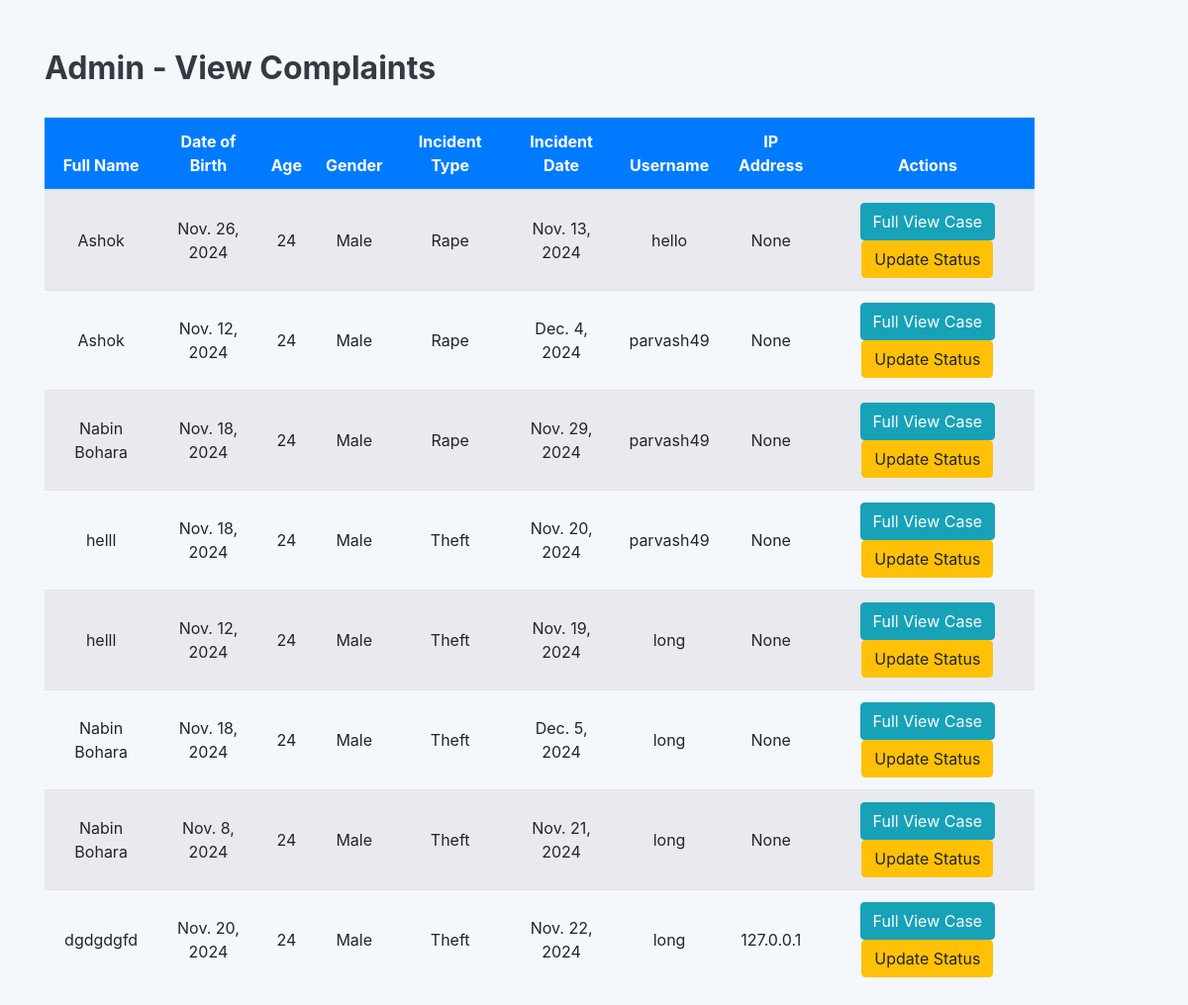
The app's page /admin_view_complaints/ with its own data.
### complaints/models.py (models this page shows, shortened)
class Complaint(models.Model):
    STATUS_CHOICES = [
        ('pending', 'Pending'),
        ('completed', 'Completed'),
    ]
    user = models.ForeignKey(User, on_delete=models.CASCADE)
    title = models.CharField(max_length=255)
    description = models.TextField()
    status = models.CharField(max_length=10, choices=STATUS_CHOICES, default='pending')
    created_at = models.DateTimeField(auto_now_add=True)
    updated_at = models.DateTimeField(auto_now=True)
    user = models.ForeignKey(User, on_delete=models.CASCADE)
    full_name = models.CharField(max_length=255)
    date_of_birth = models.DateField()
    age = models.IntegerField()
    gender = models.CharField(max_length=10, choices=[('Male', 'Male'), ('Female', 'Female'), ('Other', 'Other')])
    phone_number = models.CharField(max_length=15)
    email = models.EmailField()
    parent_name = models.CharField(max_length=255)
    citizenship_no = models.CharField(max_length=50)
    incident_type = models.CharField(max_length=100)
    incident_time = models.TimeField()
    incident_date = models.DateField()
    incident_description = models.TextField()
    ip_address = models.GenericIPAddressField(null=True, blank=True)
    sound_recorder = models.FileField(upload_to='sound_recordings/', blank=True, null=True)
    evidence_1 =  models.ImageField(upload_to='evidence/', blank=True, null=True)
    evidence_2 =  models.ImageField(upload_to='evidence/', blank=True, null=True)
    evidence_3 =  models.ImageField(upload_to='evidence/', blank=True, null=True)
    evidence_4 =  models.ImageField(upload_to='evidence/', blank=True, null=True)

### complaints/views.py (the view)
# urls.py: path('admin_view_complaints/', views.admin_view_complaints, name='admin_view_complaints'),
def admin_view_complaints(request):
    complaints = Complaint.objects.all()  # Fetch all complaints
    return render(request, 'admin_view_complaints.html', {'complaints': complaints})

### complaints/templates/admin_view_complaints.html (shortened to what this page needs)
<!DOCTYPE html>
<html lang="en">
<head>
    <link href="https://maxcdn.bootstrapcdn.com/bootstrap/4.5.2/css/bootstrap.min.css" rel="stylesheet">
</head>
<body>
    <div class="container">
        <h2>Admin - View Complaints</h2>
        <table class="table table-striped" style="width : 1000px;">
            <thead>
                <tr>
                    <th>Full Name</th>
                    <th>Date of Birth</th>
                    <th>Age</th>
                    <th>Gender</th>
                    <th>Incident Type</th>
                    <th>Incident Date</th>
                    <th>Username</th>
                    <th>IP Address</th>
                    <th>Actions</th>
                </tr>
            </thead>
            <tbody>
                {% for complaint in complaints %}
                    <tr>
                        <td>{{ complaint.full_name }}</td>
                        <td>{{ complaint.date_of_birth }}</td>
                        <td>{{ complaint.age }}</td>
                        <td>{{ complaint.get_gender_display }}</td>
                        <td>{{ complaint.incident_type }}</td>
                        <td>{{ complaint.incident_date }}</td>
                        <td>{{ complaint.user.username }}</td>
                        <td>{{ complaint.ip_address }}</td>
                        <td>
                            <a href="#" class="btn btn-info" data-toggle="modal" data-target="#complaintModal{{ complaint.id }}">
                                Full View Case
                            </a>
                            <form action="{% url 'update_complaint_status' complaint.id %}" method="post" style="display:inline;">
                                <button type="submit" class="btn btn-warning">Update Status</button>
                            </form>
                        </td>
                    </tr>
                {% endfor %}
            </tbody>
        </table>
    </div>
</body>
</html>

### complaints/templates/admin_view_complaints.html (style rules this page uses)
body { background-color: #f4f7fc; padding-top: 50px; }
h2 { font-size: 32px; color: #343a40; font-weight: bold; margin-bottom: 30px; }
.table th, .table td { text-align: center; vertical-align: middle; }
.table th { background-color: #007bff; color: white; font-weight: bold; }
.btn-info { background-color: #17a2b8; border-color: #17a2b8; }
.btn-warning { background-color: #ffc107; border-color: #ffc107; }

### records on screen
Complaint: full_name "Ashok", date_of_birth "Nov. 26, 2024", age "24", gender "Male", incident_type "Rape", incident_date "Nov. 13, 2024", user.username "hello", ip_address "None"
Complaint: full_name "Ashok", date_of_birth "Nov. 12, 2024", age "24", gender "Male", incident_type "Rape", incident_date "Dec. 4, 2024", user.username "parvash49", ip_address "None"
Complaint: full_name "Nabin Bohara", date_of_birth "Nov. 18, 2024", age "24", gender "Male", incident_type "Rape", incident_date "Nov. 29, 2024", user.username "parvash49", ip_address "None"
Complaint: full_name "helll", date_of_birth "Nov. 18, 2024", age "24", gender "Male", incident_type "Theft", incident_date "Nov. 20, 2024", user.username "parvash49", ip_address "None"
Complaint: full_name "helll", date_of_birth "Nov. 12, 2024", age "24", gender "Male", incident_type "Theft", incident_date "Nov. 19, 2024", user.username "long", ip_address "None"
Complaint: full_name "Nabin Bohara", date_of_birth "Nov. 18, 2024", age "24", gender "Male", incident_type "Theft", incident_date "Dec. 5, 2024", user.username "long", ip_address "None"
Complaint: full_name "Nabin Bohara", date_of_birth "Nov. 8, 2024", age "24", gender "Male", incident_type "Theft", incident_date "Nov. 21, 2024", user.username "long", ip_address "None"
Complaint: full_name "dgdgdgfd", date_of_birth "Nov. 20, 2024", age "24", gender "Male", incident_type "Theft", incident_date "Nov. 22, 2024", user.username "long", ip_address "127.0.0.1"
